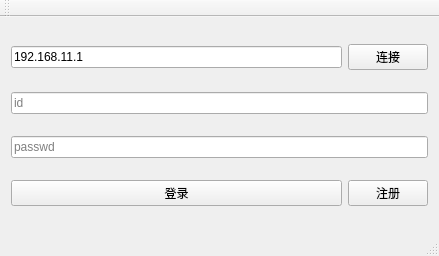
<?xml version="1.0" encoding="UTF-8"?>
<ui version="4.0">
 <class>MainWindow</class>
 <widget class="QMainWindow" name="MainWindow">
  <property name="geometry">
   <rect>
    <x>0</x>
    <y>0</y>
    <width>439</width>
    <height>256</height>
   </rect>
  </property>
  <property name="windowTitle">
   <string>MainWindow</string>
  </property>
  <widget class="QWidget" name="centralWidget">
   <layout class="QGridLayout" name="gridLayout">
    <item row="2" column="0" colspan="2">
     <widget class="QLineEdit" name="lineEdit_Passwd">
      <property name="text">
       <string/>
      </property>
      <property name="placeholderText">
       <string>passwd</string>
      </property>
     </widget>
    </item>
    <item row="1" column="0" colspan="2">
     <widget class="QLineEdit" name="lineEdit_id">
      <property name="text">
       <string/>
      </property>
      <property name="placeholderText">
       <string extracomment="账号">id</string>
      </property>
     </widget>
    </item>
    <item row="0" column="1">
     <widget class="QPushButton" name="pushButton_connect">
      <property name="text">
       <string>连接</string>
      </property>
     </widget>
    </item>
    <item row="3" column="1">
     <widget class="QPushButton" name="pushButton_register">
      <property name="text">
       <string>注册</string>
      </property>
     </widget>
    </item>
    <item row="0" column="0">
     <widget class="QLineEdit" name="lineEdit_ip">
      <property name="text">
       <string>192.168.11.1</string>
      </property>
      <property name="placeholderText">
       <string>ip</string>
      </property>
      <property name="cursorMoveStyle">
       <enum>Qt::LogicalMoveStyle</enum>
      </property>
      <property name="clearButtonEnabled">
       <bool>false</bool>
      </property>
     </widget>
    </item>
    <item row="3" column="0">
     <widget class="QPushButton" name="pushButton_login">
      <property name="text">
       <string>登录</string>
      </property>
     </widget>
    </item>
   </layout>
  </widget>
  <widget class="QMenuBar" name="menuBar">
   <property name="geometry">
    <rect>
     <x>0</x>
     <y>0</y>
     <width>439</width>
     <height>26</height>
    </rect>
   </property>
  </widget>
  <widget class="QToolBar" name="mainToolBar">
   <attribute name="toolBarArea">
    <enum>TopToolBarArea</enum>
   </attribute>
   <attribute name="toolBarBreak">
    <bool>false</bool>
   </attribute>
  </widget>
  <widget class="QStatusBar" name="statusBar"/>
 </widget>
 <layoutdefault spacing="6" margin="11"/>
 <resources/>
 <connections/>
</ui>
